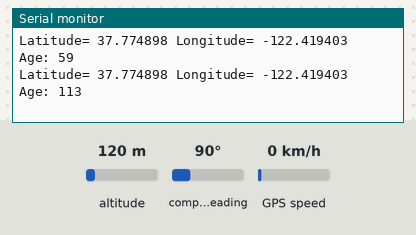
Bench run of a sketch on a simulated Arduino Uno, built with avr-gcc and run on an emulated ATmega328P. Shown: the last lines printed to the serial monitor. Inputs (shaded band) come from the test bench; at power-on: compass heading 90°, GPS speed 0 km/h, altitude 120 m. The GPS gets a fix after 3 s at 37.7749, -122.4194 with 8 satellites.

Above: at 10.8 s.
10.9 s: compass heading set to 180°
At 16.3 s:
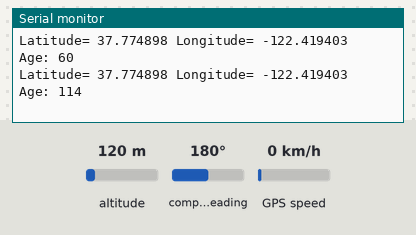
18.4 s: GPS speed set to 30 km/h
At 21.4 s:
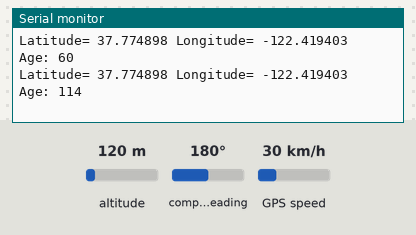
Timing chart, 0 to 22.9 s (numbered marks = the images above; inputs shaded):
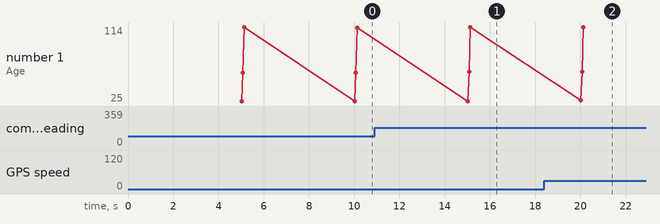

The sketch:

gps_funcionando.ino
```cpp
/*
   Rui Santos
   Complete Project Details http://randomnerdtutorials.com

https://create.arduino.cc/editor/LogMaker360/89ad9ca8-73a4-4b5e-94e5-b361937812da/preview

*/

#include <TinyGPS++.h>
#include <SoftwareSerial.h>

static const int RXPin = 10, TXPin = 9;
static const uint32_t GPSBaud = 9600;
int incomingByte = 0;

// The TinyGPS++ object
TinyGPSPlus gps2;

// The serial connection to the GPS device
SoftwareSerial ss(RXPin, TXPin);

unsigned long previousMillis = 0; // variable para la lectura del gps cada X tiempo
const long interval = 5000; // tiempo de intervalo de lecturas
double lati, longi, agems;

void setup() {
  Serial.begin(9600);
  ss.begin(GPSBaud);
}

void loop() {
  unsigned long currentMillis = millis();  // esto guarda la información cada "interval" tiempo
  if (currentMillis - previousMillis >= interval) {
    previousMillis = currentMillis;
    getgps();
    Serial.print("Latitude= ");
    Serial.print(gps2.location.lat(), 6);
    Serial.print(" Longitude= ");
    Serial.print(gps2.location.lng(), 6);
    Serial.print(" Age: ");
    Serial.println(gps2.location.age());
  }
}

void getgps() {
  unsigned long age;
  // This sketch displays information every time a new sentence is correctly encoded.
  Serial.println("Funcion ejecutada");
  while (ss.available() > 0) {
    gps2.encode(ss.read());
    if (gps2.location.isUpdated()) {
      Serial.print("Latitude= ");
      Serial.print(gps2.location.lat(), 6);
      Serial.print(" Longitude= ");
      Serial.print(gps2.location.lng(), 6);
      Serial.print(" Age: ");
      Serial.println(gps2.location.age());
    }
  }
}
//------------------------------------------------
void imphisto() {
  Serial.print("History latitude= ");
  Serial.print(gps2.location.lat(), 6);
  Serial.print(" Longitude= ");
  Serial.print(gps2.location.lng(), 6);
  Serial.print(" Age: ");
  Serial.println(gps2.location.age());
}
```

Measured:
- after the input at 10.9 s, the serial monitor: prints a new line after 4.2 s (image 1)
- after the input at 18.4 s, the serial monitor: prints a new line after 1.6 s (image 2)
- plotted number 1: 113 → 114 after the input at 10.9 s
